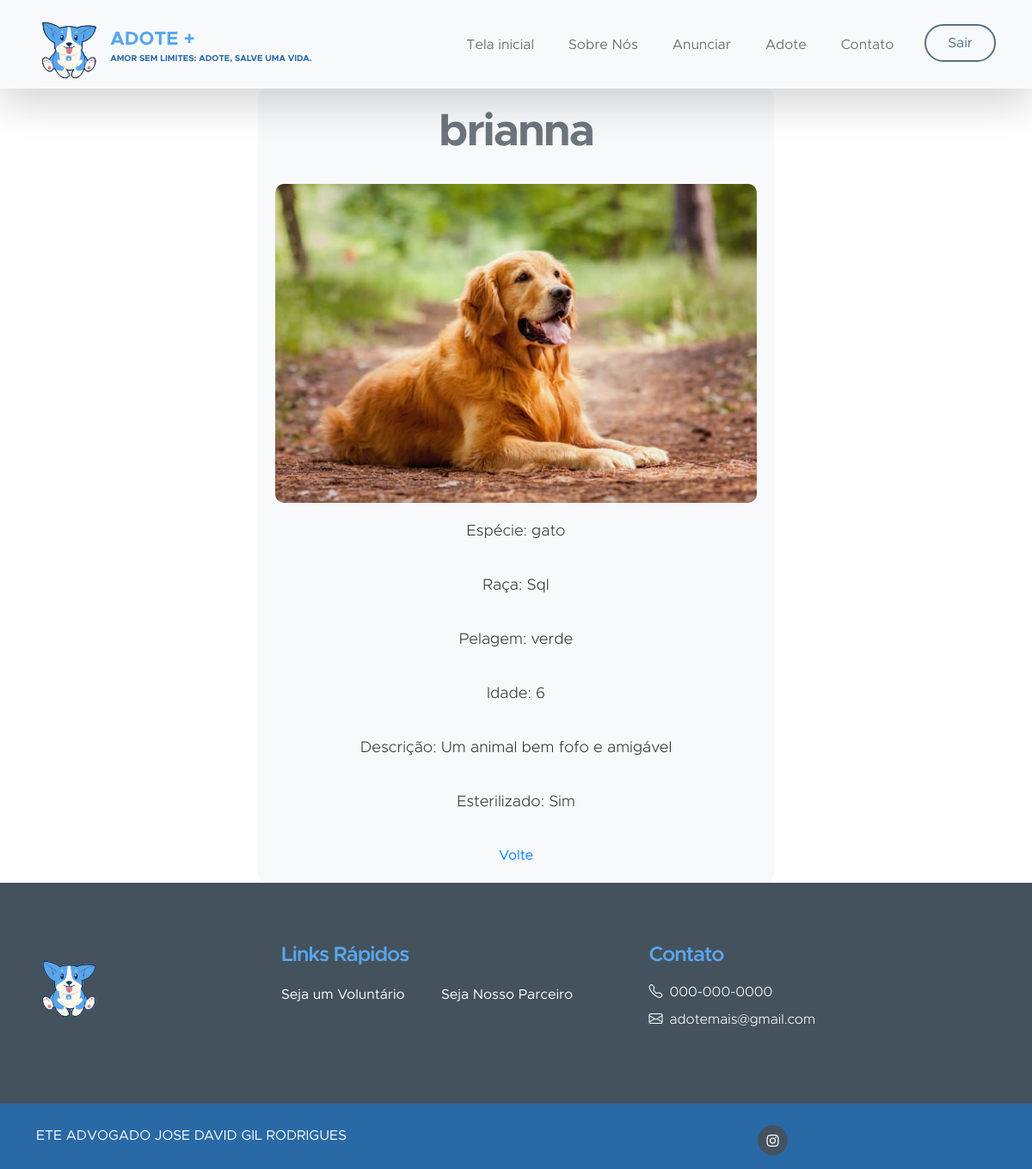
Page /animal_detalhes/1 on the earlier database version.
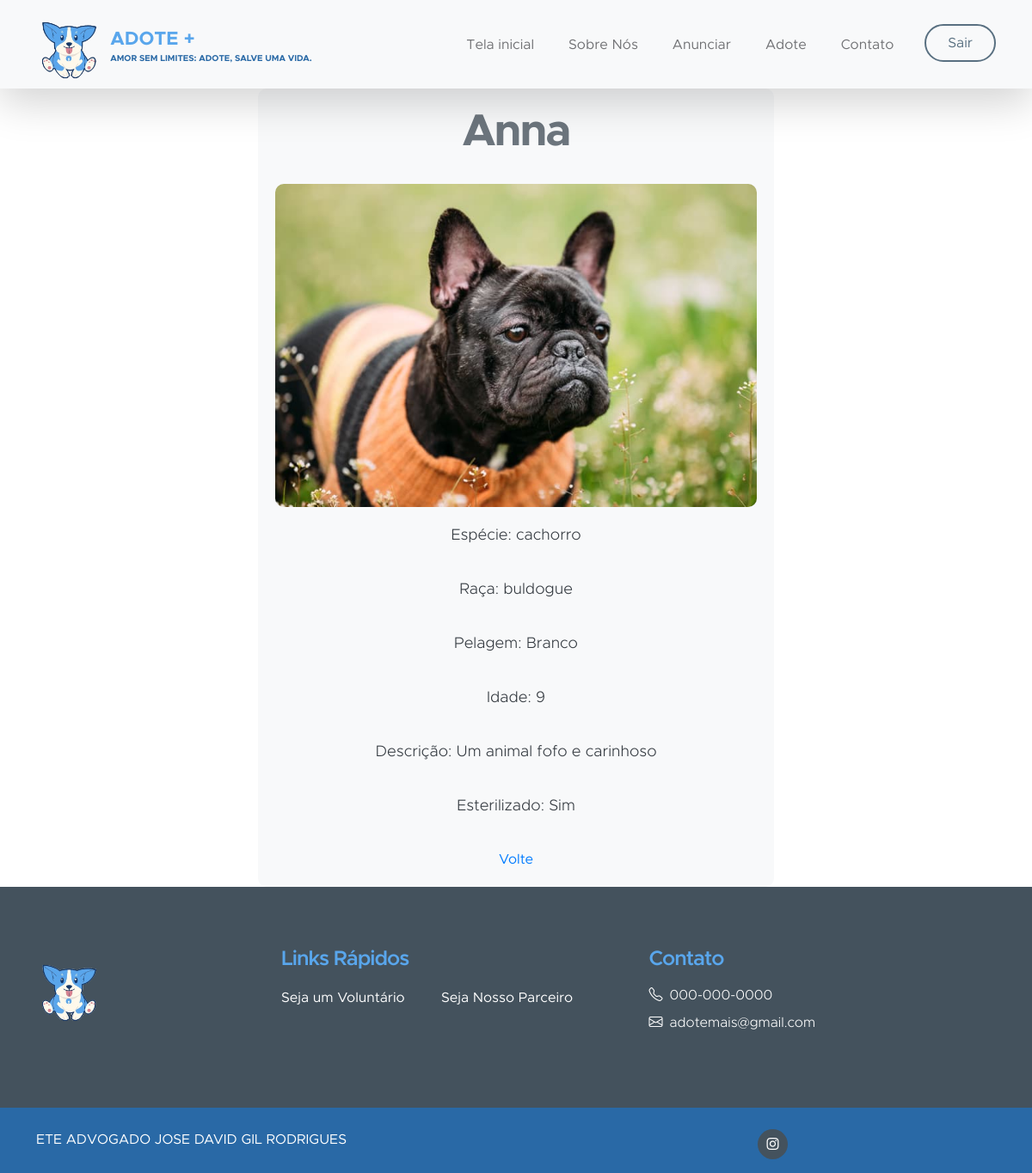
Same page on the later database version.
### app/models/tables.py (models this page shows, shortened)
class Animal(db.Model):
    __tablename__= "animal" #nome da tabela já definida
    id = db.Column(db.Integer, primary_key=True)
    nome = db.Column(db.String(20), nullable=False)
    raca = db.Column(db.String(50), nullable=False)
    especie = db.Column(db.String(50), nullable=False)
    cor = db.Column(db.String(50), nullable=False)
    idade = db.Column(db.Integer, nullable=False)
    descricao = db.Column(db.Text, nullable=False)
    esterilizado = db.Column(db.Boolean)
    foto = db.Column(db.String(200), nullable=False)

### app/controllers/routes.py (the view)
@app.route('/animal_detalhes/<int:animal_id>', methods=['GET'])
def animal_detalhes(animal_id):
    animal = Animal.query.get(animal_id)
    return render_template('animal.html', animal=animal)

### app/templates/animal.html (shortened to what the changed rows need)
<!DOCTYPE html>
    <html lang="en">
    <head>
        <link href="{{ url_for('static', filename='css/bootstrap.min.css') }}" rel="stylesheet">
        <link href="{{ url_for('static', filename='css/bootstrap-icons.css') }}" rel="stylesheet">
        <link href="{{ url_for('static', filename='css/index.css') }}" rel="stylesheet">
    </head>
    <body id="section_1">
<div class="animal-details">
    <h1>{{ animal.nome }}</h1>
    <img src="{{ url_for('static', filename='uploads/' + animal.foto) }}" alt="{{ animal.nome }}">
    <p>Espécie: {{ animal.especie }}</p>
    <p>Raça: {{ animal.raca }}</p>
    <p>Pelagem: {{ animal.cor }}</p>
    <p>Idade: {{ animal.idade }}</p>
    <p>Descrição: {{ animal.descricao }}</p>
    <p>Esterilizado: {% if animal.esterilizado == 1 %}Sim{% else %}Não{% endif %}</p>
    <a href="/adotar">Volte</a>
</div>
</body>
</html>

Differences in the rows shown:
changed Animal: nome "brianna" → "Anna"; foto: a different picture; especie "gato" → "cachorro"; raca "Sql" → "buldogue"; cor "verde" → "Branco"; idade "6" → "9"; descricao "Um animal bem fofo e amigável" → "Um animal fofo e carinhoso"
